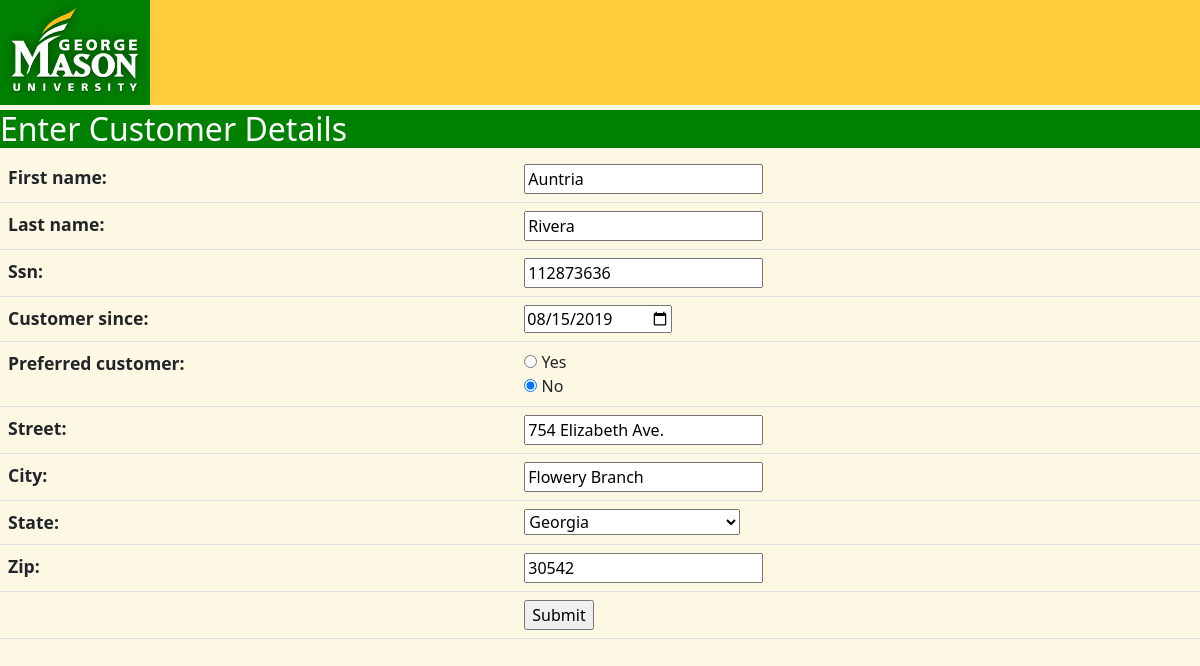
/midterm/edit/3, run on the app's committed database.
### MidtermApp/models.py (models this page shows, shortened)
class Customer(models.Model):
    STATE_CHOICES = [
        ('AL', 'Alabama'), ('AK', 'Alaska'), ('AS', 'American Samoa'), ('AZ', 'Arizona'), ('AR', 'Arkansas'),
        ('CA', 'California'), ('CO', 'Colorado'), ('CT', 'Connecticut'), ('DE', 'Delaware'),
        ('DC', 'District of Columbia'), ('FL', 'Florida'), ('GA', 'Georgia'), ('GU', 'Guam'),
        ('HI', 'Hawaii'), ('ID', 'Idaho'), ('IL', 'Illinois'), ('IN', 'Indiana'), ('IA', 'Iowa'),
        ('KS', 'Kansas'), ('KY', 'Kentucky'), ('LA', 'Louisiana'), ('ME', 'Maine'), ('MD', 'Maryland'),
        ('MA', 'Massachusetts'), ('MI', 'Michigan'), ('MN', 'Minnesota'), ('MS', 'Mississippi'), ('MO', 'Missouri'),
        ('MT', 'Montana'), ('NE', 'Nebraska'), ('NV', 'Nevada'), ('NH', 'New Hampshire'), ('NJ', 'New Jersey'),
        ('NM', 'New Mexico'), ('NY', 'New York'), ('NC', 'North Carolina'), ('ND', 'North Dakota'),
        ('MP', 'Northern Mariana Islands'), ('OH', 'Ohio'), ('OK', 'Oklahoma'), ('OR', 'Oregon'),
        ('PA', 'Pennsylvania'), ('PR', 'Puerto Rico'), ('RI', 'Rhode Island'), ('SC', 'South Carolina'),
        ('SD', 'South Dakota'), ('TN', 'Tennessee'), ('TX', 'Texas'), ('UT', 'Utah'), ('VT', 'Vermont'),
        ('VI', 'Virgin Islands'), ('VA', 'Virginia'), ('WA', 'Washington'), ('WV', 'West Virginia'),
        ('WI', 'Wisconsin'),
        ('WY', 'Wyoming')
    ]
    first_name = models.CharField(max_length=25, null=False)
    last_name = models.CharField(max_length=25, null=False)
    ssn = models.CharField(max_length=9, null=False)
    customer_since = models.DateField(null=False)
    premium_choice = (('YES', 'Yes'), ('NO', 'No'))
    preferred_customer = models.CharField(max_length=3, choices=premium_choice, default='NO')
    street = models.CharField(max_length=50, null=False)
    city = models.CharField(max_length=25, null=False)
    state = models.CharField(max_length=25, choices=STATE_CHOICES)
    zip = models.CharField(max_length=11, null=False)
    class Meta:
        ordering = ['first_name']

### MidtermApp/views.py (the view, shortened to what this page needs)
# urls.py: path('edit/<int:id>', views.EditCustomerView.as_view(), name='edit'),
class EditCustomerView(UpdateView):
    template_name = 'create_customer.html'
    form_class = CustomerModelForm
    model = Customer
    pk_url_kwarg = 'id'
    def get_initial(self, *args, **kwargs):
        initial = super(EditCustomerView, self).get_initial(**kwargs)
        return initial
    def get_form_kwargs(self, *args, **kwargs):
        kwargs = super(EditCustomerView, self).get_form_kwargs(*args, **kwargs)
        return kwargs

### templates/create_customer.html (shortened to what this page needs)
{% load static %}
{% load widget_tweaks %}
<!DOCTYPE html>
<html lang="en">
    <head>
        <link rel="stylesheet" type="text/css" href=" {% static 'css/bootstrap.min.css' %} ">
        <link rel="stylesheet" type="text/css" href=" {% static 'css/custom.css' %} ">
    </head>
    <body>
        <div class="header"><a href="{%url 'home' %}"><img src="{% static "images/mason-logo.png" %}" alt="logo"></a></div>
        {% block title%}<h4>Enter Customer Details </h4>{% endblock title %}
        {% block content %}
            <form action="" method="post">
                <table class="table">
                    {{ form.as_table }}
                    <tr>
                        <td>&nbsp;</td>
                        <td><input type="submit" value="Submit"></td>
                    </tr>
                </table>
            </form>
        {% endblock content %}
    </body>
</html>

### static/css/custom.css (style rules this page uses)
body { background-color: #fcf8e3; }
img { background: green; width: 150px; }
h4 { margin-top: 5px; background: green; font-size: 2em; color: white; }
.header { background: #ffcd39; }
th { font-size: 1.1em; }

### data on the page
Customer: first_name "Auntria", last_name "Rivera", ssn "112873636", customer_since "08/15/2019", preferred_customer "☐ Yes ☑ No", street "754 Elizabeth Ave.", city "Flowery Branch", state "Georgia", zip "30542"
